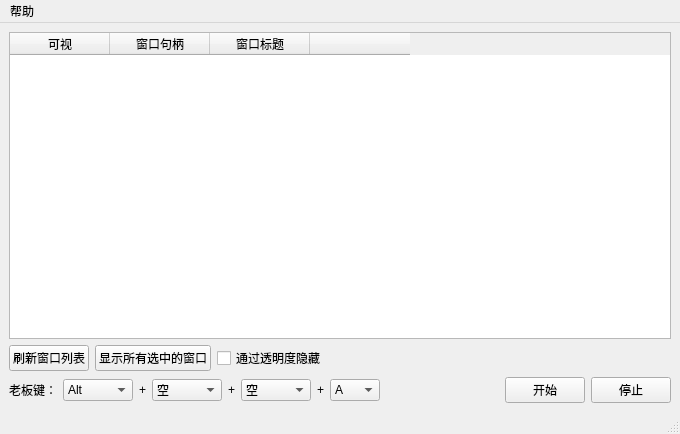
<?xml version="1.0" encoding="UTF-8"?>
<ui version="4.0">
 <class>MainWindow</class>
 <widget class="QMainWindow" name="MainWindow">
  <property name="geometry">
   <rect>
    <x>0</x>
    <y>0</y>
    <width>680</width>
    <height>434</height>
   </rect>
  </property>
  <property name="windowTitle">
   <string>HotKeyWindowToggle</string>
  </property>
  <widget class="QWidget" name="centralwidget">
   <layout class="QVBoxLayout" name="verticalLayout">
    <item>
     <widget class="QTableWidget" name="tableWidgetWindowInfo">
      <property name="styleSheet">
       <string notr="true"/>
      </property>
      <property name="sortingEnabled">
       <bool>true</bool>
      </property>
      <column>
       <property name="text">
        <string>可视</string>
       </property>
      </column>
      <column>
       <property name="text">
        <string>窗口句柄</string>
       </property>
      </column>
      <column>
       <property name="text">
        <string>窗口标题</string>
       </property>
      </column>
      <column>
       <property name="text">
        <string/>
       </property>
      </column>
     </widget>
    </item>
    <item>
     <layout class="QHBoxLayout" name="horizontalLayout">
      <item>
       <widget class="QPushButton" name="pushButtonRefreshTableWidgetWindowInfo">
        <property name="text">
         <string>刷新窗口列表</string>
        </property>
       </widget>
      </item>
      <item>
       <widget class="QPushButton" name="pushButtonShowCheckedWindow">
        <property name="text">
         <string>显示所有选中的窗口</string>
        </property>
       </widget>
      </item>
      <item>
       <widget class="QCheckBox" name="checkBoxHideByTransparency">
        <property name="text">
         <string>通过透明度隐藏</string>
        </property>
       </widget>
      </item>
      <item>
       <spacer name="horizontalSpacer">
        <property name="orientation">
         <enum>Qt::Orientation::Horizontal</enum>
        </property>
        <property name="sizeHint" stdset="0">
         <size>
          <width>40</width>
          <height>20</height>
         </size>
        </property>
       </spacer>
      </item>
     </layout>
    </item>
    <item>
     <layout class="QHBoxLayout" name="horizontalLayout_2">
      <item>
       <widget class="QLabel" name="label">
        <property name="text">
         <string>老板键：</string>
        </property>
       </widget>
      </item>
      <item>
       <widget class="QComboBox" name="comboBoxKey1">
        <property name="minimumSize">
         <size>
          <width>70</width>
          <height>0</height>
         </size>
        </property>
        <property name="maximumSize">
         <size>
          <width>70</width>
          <height>16777215</height>
         </size>
        </property>
        <item>
         <property name="text">
          <string>Alt</string>
         </property>
        </item>
        <item>
         <property name="text">
          <string>Shift</string>
         </property>
        </item>
        <item>
         <property name="text">
          <string>Ctrl</string>
         </property>
        </item>
       </widget>
      </item>
      <item>
       <widget class="QLabel" name="label_2">
        <property name="maximumSize">
         <size>
          <width>10</width>
          <height>16777215</height>
         </size>
        </property>
        <property name="text">
         <string>+</string>
        </property>
       </widget>
      </item>
      <item>
       <widget class="QComboBox" name="comboBoxKey2">
        <property name="minimumSize">
         <size>
          <width>70</width>
          <height>0</height>
         </size>
        </property>
        <property name="maximumSize">
         <size>
          <width>70</width>
          <height>16777215</height>
         </size>
        </property>
        <item>
         <property name="text">
          <string>空</string>
         </property>
        </item>
        <item>
         <property name="text">
          <string>Alt</string>
         </property>
        </item>
        <item>
         <property name="text">
          <string>Shift</string>
         </property>
        </item>
        <item>
         <property name="text">
          <string>Ctrl</string>
         </property>
        </item>
       </widget>
      </item>
      <item>
       <widget class="QLabel" name="label_3">
        <property name="maximumSize">
         <size>
          <width>10</width>
          <height>16777215</height>
         </size>
        </property>
        <property name="text">
         <string>+</string>
        </property>
       </widget>
      </item>
      <item>
       <widget class="QComboBox" name="comboBoxKey3">
        <property name="minimumSize">
         <size>
          <width>70</width>
          <height>0</height>
         </size>
        </property>
        <property name="maximumSize">
         <size>
          <width>70</width>
          <height>16777215</height>
         </size>
        </property>
        <item>
         <property name="text">
          <string>空</string>
         </property>
        </item>
        <item>
         <property name="text">
          <string>Alt</string>
         </property>
        </item>
        <item>
         <property name="text">
          <string>Shift</string>
         </property>
        </item>
        <item>
         <property name="text">
          <string>Ctrl</string>
         </property>
        </item>
       </widget>
      </item>
      <item>
       <widget class="QLabel" name="label_4">
        <property name="maximumSize">
         <size>
          <width>10</width>
          <height>16777215</height>
         </size>
        </property>
        <property name="text">
         <string>+</string>
        </property>
       </widget>
      </item>
      <item>
       <widget class="QComboBox" name="comboBoxLetter">
        <property name="minimumSize">
         <size>
          <width>50</width>
          <height>0</height>
         </size>
        </property>
        <property name="maximumSize">
         <size>
          <width>50</width>
          <height>16777215</height>
         </size>
        </property>
        <item>
         <property name="text">
          <string>A</string>
         </property>
        </item>
        <item>
         <property name="text">
          <string>B</string>
         </property>
        </item>
        <item>
         <property name="text">
          <string>C</string>
         </property>
        </item>
        <item>
         <property name="text">
          <string>D</string>
         </property>
        </item>
        <item>
         <property name="text">
          <string>E</string>
         </property>
        </item>
        <item>
         <property name="text">
          <string>F</string>
         </property>
        </item>
        <item>
         <property name="text">
          <string>G</string>
         </property>
        </item>
        <item>
         <property name="text">
          <string>H</string>
         </property>
        </item>
        <item>
         <property name="text">
          <string>I</string>
         </property>
        </item>
        <item>
         <property name="text">
          <string>J</string>
         </property>
        </item>
        <item>
         <property name="text">
          <string>K</string>
         </property>
        </item>
        <item>
         <property name="text">
          <string>L</string>
         </property>
        </item>
        <item>
         <property name="text">
          <string>M</string>
         </property>
        </item>
        <item>
         <property name="text">
          <string>N</string>
         </property>
        </item>
        <item>
         <property name="text">
          <string>O</string>
         </property>
        </item>
        <item>
         <property name="text">
          <string>P</string>
         </property>
        </item>
        <item>
         <property name="text">
          <string>Q</string>
         </property>
        </item>
        <item>
         <property name="text">
          <string>R</string>
         </property>
        </item>
        <item>
         <property name="text">
          <string>S</string>
         </property>
        </item>
        <item>
         <property name="text">
          <string>T</string>
         </property>
        </item>
        <item>
         <property name="text">
          <string>U</string>
         </property>
        </item>
        <item>
         <property name="text">
          <string>V</string>
         </property>
        </item>
        <item>
         <property name="text">
          <string>W</string>
         </property>
        </item>
        <item>
         <property name="text">
          <string>X</string>
         </property>
        </item>
        <item>
         <property name="text">
          <string>Y</string>
         </property>
        </item>
        <item>
         <property name="text">
          <string>Z</string>
         </property>
        </item>
       </widget>
      </item>
      <item>
       <spacer name="horizontalSpacer_2">
        <property name="orientation">
         <enum>Qt::Orientation::Horizontal</enum>
        </property>
        <property name="sizeHint" stdset="0">
         <size>
          <width>40</width>
          <height>20</height>
         </size>
        </property>
       </spacer>
      </item>
      <item>
       <widget class="QPushButton" name="pushButtonStart">
        <property name="text">
         <string>开始</string>
        </property>
       </widget>
      </item>
      <item>
       <widget class="QPushButton" name="pushButtonStop">
        <property name="text">
         <string>停止</string>
        </property>
       </widget>
      </item>
     </layout>
    </item>
   </layout>
  </widget>
  <widget class="QMenuBar" name="menubar">
   <property name="geometry">
    <rect>
     <x>0</x>
     <y>0</y>
     <width>680</width>
     <height>24</height>
    </rect>
   </property>
   <widget class="QMenu" name="menu">
    <property name="title">
     <string>帮助</string>
    </property>
    <addaction name="actionOpenAboutDialog"/>
   </widget>
   <addaction name="menu"/>
  </widget>
  <widget class="QStatusBar" name="statusbar"/>
  <action name="actionOpenAboutDialog">
   <property name="text">
    <string>关于</string>
   </property>
  </action>
 </widget>
 <resources/>
 <connections/>
</ui>
